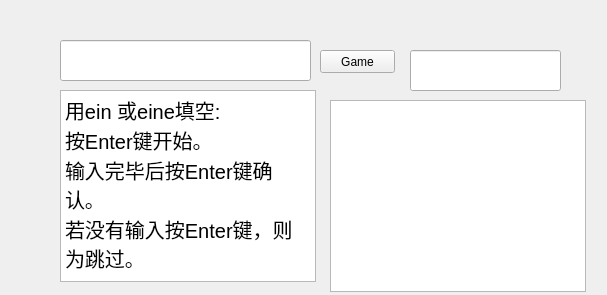
<?xml version="1.0" encoding="UTF-8"?>
<ui version="4.0">
 <class>Widget</class>
 <widget class="QWidget" name="Widget">
  <property name="geometry">
   <rect>
    <x>0</x>
    <y>0</y>
    <width>607</width>
    <height>295</height>
   </rect>
  </property>
  <property name="windowTitle">
   <string>Widget</string>
  </property>
  <widget class="QTextBrowser" name="textBrowser">
   <property name="geometry">
    <rect>
     <x>60</x>
     <y>90</y>
     <width>256</width>
     <height>192</height>
    </rect>
   </property>
   <property name="font">
    <font>
     <pointsize>15</pointsize>
    </font>
   </property>
   <property name="html">
    <string>&lt;!DOCTYPE HTML PUBLIC &quot;-//W3C//DTD HTML 4.0//EN&quot; &quot;http://www.w3.org/TR/REC-html40/strict.dtd&quot;&gt;
&lt;html&gt;&lt;head&gt;&lt;meta name=&quot;qrichtext&quot; content=&quot;1&quot; /&gt;&lt;style type=&quot;text/css&quot;&gt;
p, li { white-space: pre-wrap; }
&lt;/style&gt;&lt;/head&gt;&lt;body style=&quot; font-family:'SimSun'; font-size:15pt; font-weight:400; font-style:normal;&quot;&gt;
&lt;p style=&quot; margin-top:0px; margin-bottom:0px; margin-left:0px; margin-right:0px; -qt-block-indent:0; text-indent:0px;&quot;&gt;用ein 或eine填空:&lt;/p&gt;
&lt;p style=&quot; margin-top:0px; margin-bottom:0px; margin-left:0px; margin-right:0px; -qt-block-indent:0; text-indent:0px;&quot;&gt;按Enter键开始。&lt;/p&gt;
&lt;p style=&quot; margin-top:0px; margin-bottom:0px; margin-left:0px; margin-right:0px; -qt-block-indent:0; text-indent:0px;&quot;&gt;输入完毕后按Enter键确认。&lt;/p&gt;
&lt;p style=&quot; margin-top:0px; margin-bottom:0px; margin-left:0px; margin-right:0px; -qt-block-indent:0; text-indent:0px;&quot;&gt;若没有输入按Enter键，则为跳过。&lt;/p&gt;&lt;/body&gt;&lt;/html&gt;</string>
   </property>
  </widget>
  <widget class="QLineEdit" name="lineEdit">
   <property name="geometry">
    <rect>
     <x>60</x>
     <y>40</y>
     <width>251</width>
     <height>41</height>
    </rect>
   </property>
   <property name="font">
    <font>
     <pointsize>15</pointsize>
    </font>
   </property>
  </widget>
  <widget class="QPushButton" name="pushButton">
   <property name="geometry">
    <rect>
     <x>320</x>
     <y>50</y>
     <width>75</width>
     <height>23</height>
    </rect>
   </property>
   <property name="text">
    <string>Game</string>
   </property>
  </widget>
  <widget class="QLineEdit" name="lineEdit_2">
   <property name="geometry">
    <rect>
     <x>410</x>
     <y>50</y>
     <width>151</width>
     <height>41</height>
    </rect>
   </property>
   <property name="font">
    <font>
     <pointsize>15</pointsize>
    </font>
   </property>
  </widget>
  <widget class="QTextBrowser" name="textBrowser_2">
   <property name="geometry">
    <rect>
     <x>330</x>
     <y>100</y>
     <width>256</width>
     <height>192</height>
    </rect>
   </property>
  </widget>
 </widget>
 <layoutdefault spacing="6" margin="11"/>
 <resources/>
 <connections/>
</ui>
